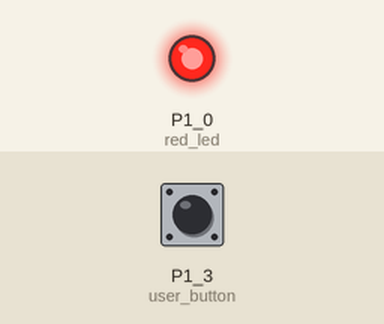
The sketch below on a simulated TI MSP430 LaunchPad. Parts: output pins drawn as LEDs (lit = HIGH). The inputs (shaded band) are chosen by the test bench; at power-on: P1_3 (user_button) HIGH.

Above: at 1.2 s.
1.3 s: P1_3 (user_button) pulled LOW for 0.15 s
At 1.37 s:
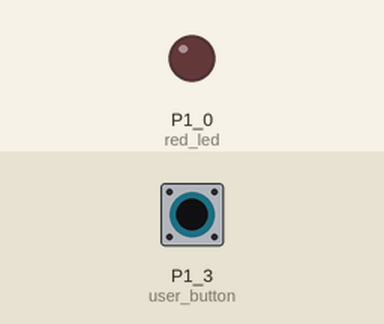
2.9 s: P1_3 (user_button) pulled LOW for 3.2 s
At 7.4 s:
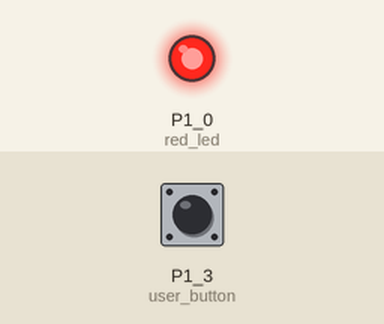
Timing chart, 0 to 8.9 s (numbered marks = the images above; inputs shaded):
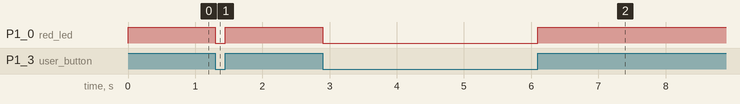

Measured:
- after the input at 1.3 s, P1_0 (red_led): HIGH → LOW at once, → HIGH 0.15 s later
- after the input at 2.9 s, P1_0 (red_led): HIGH → LOW at once, → HIGH 3.2 s later

The sketch:

msp430_first_steps.ino
```cpp
/**
 * @author Alexander Entinger, MSc / LXRobotics
 * @brief shows the state of the user button on the red led
 * @file msp430_first_steps.ino
 */

void setup() {
  pinMode(P1_3, INPUT_PULLUP);    // user button
  pinMode(P1_0, OUTPUT);   // red led
}

void loop() {
  digitalWrite(P1_0, digitalRead(P1_3));
}
```
